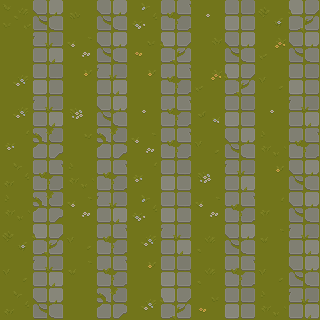

This game map was drawn from its Tiled (.tmx) file and the tilesets committed beside it. A one-line description and the full map source follow:
An orthogonal 10x10 tile map with 32x32 px tiles, 1 tile layer (Tile Layer 1), 2 tilesets and 4 objects.

<map version="1.10" tiledversion="1.11.2" orientation="orthogonal" renderorder="right-down" width="10" height="10" tilewidth="32" tileheight="32" infinite="0" nextlayerid="3" nextobjectid="29">
 <tileset firstgid="1" name="Grass" tilewidth="32" tileheight="32" tilecount="64" columns="8">
  <image source="Grass.png" width="256" height="256" />
 </tileset>
 <tileset firstgid="65" name="box" tilewidth="32" tileheight="32" tilecount="1" columns="1">
  <image source="box.png" width="32" height="32" />
  <tile id="0">
   <objectgroup draworder="index" id="2">
    <object id="1" x="3" y="3" width="26" height="26" />
   </objectgroup>
  </tile>
 </tileset>
 <layer id="1" name="Tile Layer 1" width="10" height="10">
  <data encoding="csv">
26,49,9,49,22,41,5,33,6,42,
1,34,7,49,21,42,11,49,15,49,
32,33,24,34,24,41,15,42,16,33,
32,34,13,49,5,41,8,33,5,34,
31,50,20,50,7,41,16,49,25,41,
18,41,25,41,31,33,13,34,24,49,
25,50,7,34,22,33,7,41,27,49,
6,42,16,41,32,34,19,49,3,34,
12,34,3,41,24,33,19,41,12,49,
18,49,1,50,32,42,21,33,25,34
</data>
 </layer>
 <objectgroup id="2" name="Objects">
  <object id="21" gid="65" x="128" y="64" width="32" height="32" />
  <object id="23" gid="65" x="128" y="96" width="32" height="32" />
  <object id="24" gid="65" x="128" y="128" width="32" height="32" />
 </objectgroup>
</map>
